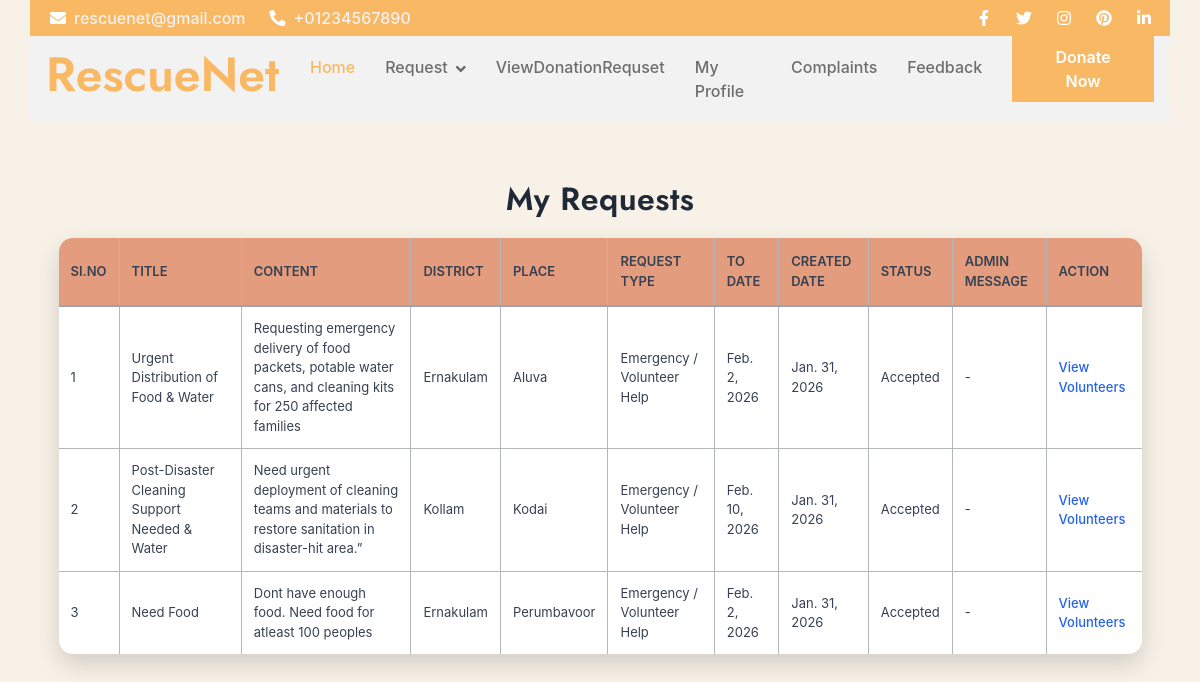
Before: /User/MyRequest/ (signed in) with the older database file.
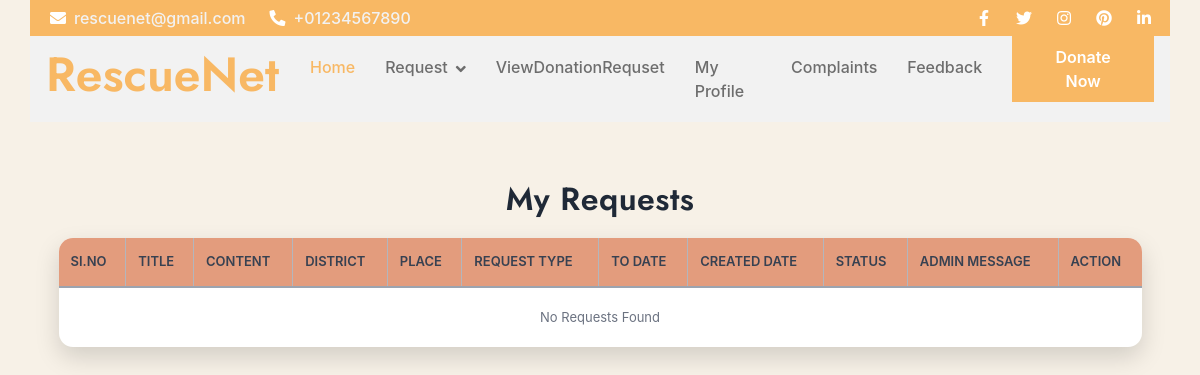
After: the same page with the newer database file.
### User/models.py (models this page shows)
class tbl_request(models.Model):
    request_title = models.CharField(max_length=50)
    request_content = models.CharField(max_length=100)
    request_date = models.DateField(auto_now_add=True)
    request_todate = models.DateField()
    request_status = models.IntegerField(default=0)
    request_type = models.IntegerField(default=0)
    place_id = models.ForeignKey(tbl_place, on_delete=models.CASCADE)
    user_id = models.ForeignKey(tbl_user, on_delete=models.CASCADE)
    request_message = models.CharField(max_length=255, blank=True, null=True)

### Admin/models.py (models this page shows)
class tbl_place(models.Model):
    place_name = models.CharField(max_length=50)
    district = models.ForeignKey(tbl_district,on_delete=models.CASCADE)

class tbl_district(models.Model):
    district_name=models.CharField(max_length=50)

### User/views.py (the view)
# urls.py: path('MyRequest/', views.MyRequest, name='MyRequest'),
def MyRequest(request):
    if "uid" not in request.session:
        return redirect("Guest:Login")
    userdata = tbl_user.objects.get(id=request.session["uid"])
    requestdata = tbl_request.objects.filter(user_id=userdata)
    return render(request, "User/MyRequest.html", {
        "requestdata": requestdata
    })

### User/Templates/User/MyRequest.html (shortened to what this page needs)
{% extends 'User/Header.html' %}
{% block content %}
<!DOCTYPE html>
<html>
<head>
</head>
<body>
<h2 align="center">My Requests</h2>
<table align="center">
    <tr>
        <th>SI.NO</th>
        <th>Title</th>
        <th>Content</th>
        <th>District</th>
        <th>Place</th>
        <th>Request Type</th>
        <th>To Date</th>
        <th>Created Date</th>
        <th>Status</th>
        <th>Admin Message</th>
        <th>Action</th>
    </tr>
    {% for i in requestdata %}
    <tr>
        <td>{{ forloop.counter }}</td>
        <td>{{ i.request_title }}</td>
        <td>{{ i.request_content }}</td>
        <td>{{ i.place_id.district.district_name }}</td>
        <td>{{ i.place_id.place_name }}</td>
        <td>
            {% if i.request_type == 1 %}
                Emergency / Volunteer Help
            {% else %}
                Donation
            {% endif %}
        </td>
        <td>{{ i.request_todate }}</td>
        <td>{{ i.request_date }}</td>
        <td>
            {% if i.request_status == 0 %}
                Pending
            {% elif i.request_status == 1 %}
                Accepted
            {% elif i.request_status == 2 %}
                Completed
            {% else %}
                Rejected
            {% endif %}
        </td>
        <td>
            {% if i.request_message %}
                {{ i.request_message }}
            {% else %}
                -
            {% endif %}
        </td>
        <td>
            {% if i.request_status == 1 %}
                <a href="{% url 'User:ViewMembers' i.id %}">View Volunteers</a>
            {% else %}
                N/A
            {% endif %}
        </td>
    </tr>
    {% empty %}
    <tr>
        <td colspan="11" align="center">No Requests Found</td>
    </tr>
    {% endfor %}
</table>
</body>
</html>
{% endblock %}

Changed rows visible on the page:
removed tbl_request: request_title "Urgent Distribution of Food & Water", request_content "Requesting emergency delivery of food packets, potable water cans, and cleaning kits for 250 affected families", place_id.district.district_name "Ernakulam", place_id.place_name "Aluva", request_type "Emergency / Volunteer Help", request_todate "Feb. 2, 2026", request_date "Jan. 31, 2026", request_status "Accepted"
removed tbl_request: request_title "Post-Disaster Cleaning Support Needed & Water", request_content "Need urgent deployment of cleaning teams and materials to restore sanitation in disaster-hit area.”", place_id.district.district_name "Kollam", place_id.place_name "Kodai", request_type "Emergency / Volunteer Help", request_todate "Feb. 10, 2026", request_date "Jan. 31, 2026", request_status "Accepted"
removed tbl_request: request_title "Need Food", request_content "Dont have enough food. Need food for atleast 100 peoples", place_id.district.district_name "Ernakulam", place_id.place_name "Perumbavoor", request_type "Emergency / Volunteer Help", request_todate "Feb. 2, 2026", request_date "Jan. 31, 2026", request_status "Accepted"
Other visible differences:
text now shown: "No Requests Found"
